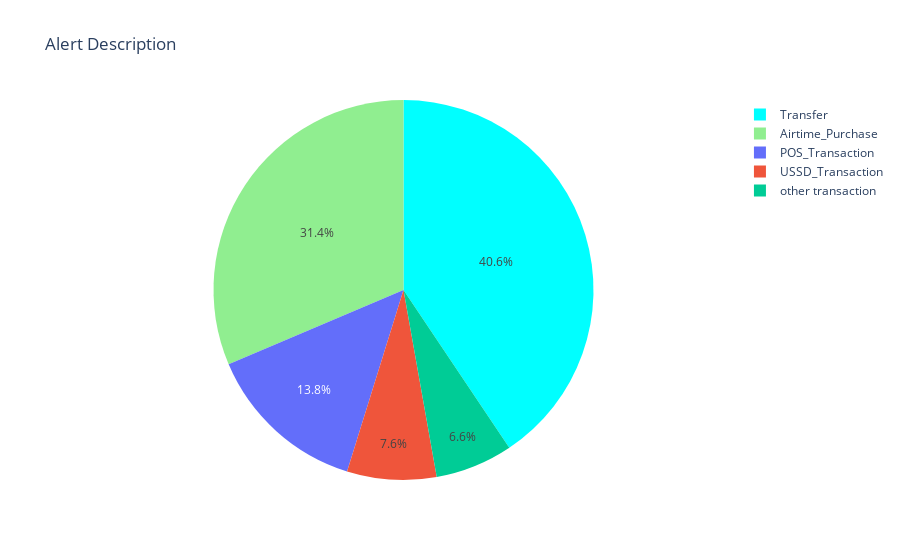

The notebook cell this image was saved under:
### Markdown cell above
Description Distribution

### Code cell
trans_copy = trans.copy()
trans_copy['description'] = np.where(trans_copy['description'].str.contains('airtime', case=False), 'Airtime_Purchase',
                                trans_copy['description'])
trans_copy['description'] = np.where(trans_copy['description'].str.contains(r'\bPOS\b'), 'POS_Transaction',
                                trans_copy['description'])
trans_copy['description'] = np.where(trans_copy['description'].str.contains(r'\bTRF\b|Transfer|TRANSFER|TFR'), 'Transfer',
                                trans_copy['description'])
trans_copy['description'] = np.where(trans_copy['description'].str.contains('USSD'), 'USSD_Transaction',
                                trans_copy['description'])
df = trans_copy['description'].value_counts().reset_index(name='counts')
df1 = df[:4].copy()

new_row = pd.DataFrame(data={
    'index': ['other transaction'],
    'counts': [df['counts'][4:].sum()]
})

df2 = pd.concat([df1, new_row], ignore_index=True)
df2

label = df2['index']
size = df2.counts
colors = ['aqua', 'lightgreen']

trace = go.Pie(
    labels=label,
    values=size,
    marker=dict(colors=colors)
)

data = [trace]
layout = go.Layout(title='Alert Description')
fig = go.Figure(data=data, layout=layout)
po.iplot(fig)

### Figure 1 — Plotly figure (JSON) as saved in the notebook; plotly's stock layout.template omitted (floating-point values rounded to 4 significant figures)
{"data": [{"labels": ["Transfer", "Airtime_Purchase", "POS_Transaction", "USSD_Transaction", "other transaction"], "marker": {"colors": ["aqua", "lightgreen"]}, "type": "pie", "values": [203, 157, 69, 38, 33]}], "layout": {"title": {"text": "Alert Description"}}}
